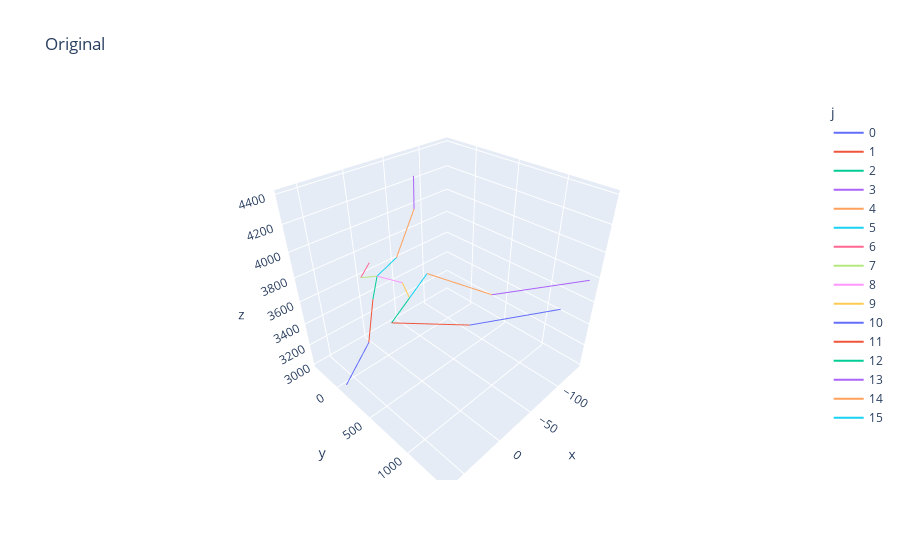

Notebook source saved alongside this figure:
### Code cell
import plotly.express as px
# df = px.data.iris()
# fig = px.scatter_3d(df, x='x', y='y', z='z')
fig = px.line_3d(df, x="x", y="y", z="z", color='j', title='Original')
fig.show()

### Figure 1 — Plotly figure (JSON) as saved in the notebook; plotly's stock layout.template omitted (floating-point values rounded to 4 significant figures)
{"data": [{"hovertemplate": "j=0<br>x=%{x}<br>y=%{y}<br>z=%{z}<extra></extra>", "legendgroup": "0", "line": {"color": "#636efa", "dash": "solid"}, "mode": "lines", "name": "0", "scene": "scene", "showlegend": true, "type": "scatter3d", "x": [-87.24, -15.4], "y": [1391.0, 957.8], "z": [3718.0, 3670.0]}, {"hovertemplate": "j=1<br>x=%{x}<br>y=%{y}<br>z=%{z}<extra></extra>", "legendgroup": "1", "line": {"color": "#EF553B", "dash": "solid"}, "mode": "lines", "name": "1", "scene": "scene", "showlegend": true, "type": "scatter3d", "x": [-15.4, 26.17], "y": [957.8, 404.7], "z": [3670.0, 3597.0]}, {"hovertemplate": "j=2<br>x=%{x}<br>y=%{y}<br>z=%{z}<extra></extra>", "legendgroup": "2", "line": {"color": "#00cc96", "dash": "solid"}, "mode": "lines", "name": "2", "scene": "scene", "showlegend": true, "type": "scatter3d", "x": [26.17, 1.676], "y": [404.7, 402.9], "z": [3597.0, 3713.0]}, {"hovertemplate": "j=3<br>x=%{x}<br>y=%{y}<br>z=%{z}<extra></extra>", "legendgroup": "3", "line": {"color": "#ab63fa", "dash": "solid"}, "mode": "lines", "name": "3", "scene": "scene", "showlegend": true, "type": "scatter3d", "x": [-137.4, -45.75], "y": [1388.0, 956.8], "z": [3780.0, 3801.0]}, {"hovertemplate": "j=4<br>x=%{x}<br>y=%{y}<br>z=%{z}<extra></extra>", "legendgroup": "4", "line": {"color": "#FFA15A", "dash": "solid"}, "mode": "lines", "name": "4", "scene": "scene", "showlegend": true, "type": "scatter3d", "x": [-45.75, -22.82], "y": [956.8, 401.2], "z": [3801.0, 3830.0]}, {"hovertemplate": "j=5<br>x=%{x}<br>y=%{y}<br>z=%{z}<extra></extra>", "legendgroup": "5", "line": {"color": "#19d3f3", "dash": "solid"}, "mode": "lines", "name": "5", "scene": "scene", "showlegend": true, "type": "scatter3d", "x": [-22.82, 1.676], "y": [401.2, 402.9], "z": [3830.0, 3713.0]}, {"hovertemplate": "j=6<br>x=%{x}<br>y=%{y}<br>z=%{z}<extra></extra>", "legendgroup": "6", "line": {"color": "#FF6692", "dash": "solid"}, "mode": "lines", "name": "6", "scene": "scene", "showlegend": true, "type": "scatter3d", "x": [-14.17, 11.99], "y": [-334.8, -164.1], "z": [3685.0, 3696.0]}, {"hovertemplate": "j=7<br>x=%{x}<br>y=%{y}<br>z=%{z}<extra></extra>", "legendgroup": "7", "line": {"color": "#B6E880", "dash": "solid"}, "mode": "lines", "name": "7", "scene": "scene", "showlegend": true, "type": "scatter3d", "x": [11.99, -1.891], "y": [-164.1, -78.71], "z": [3696.0, 3697.0]}, {"hovertemplate": "j=8<br>x=%{x}<br>y=%{y}<br>z=%{z}<extra></extra>", "legendgroup": "8", "line": {"color": "#FF97FF", "dash": "solid"}, "mode": "lines", "name": "8", "scene": "scene", "showlegend": true, "type": "scatter3d", "x": [-1.891, -11.79], "y": [-78.71, 176.3], "z": [3697.0, 3705.0]}, {"hovertemplate": "j=9<br>x=%{x}<br>y=%{y}<br>z=%{z}<extra></extra>", "legendgroup": "9", "line": {"color": "#FECB52", "dash": "solid"}, "mode": "lines", "name": "9", "scene": "scene", "showlegend": true, "type": "scatter3d", "x": [-11.79, 1.676], "y": [176.3, 402.9], "z": [3705.0, 3713.0]}, {"hovertemplate": "j=10<br>x=%{x}<br>y=%{y}<br>z=%{z}<extra></extra>", "legendgroup": "10", "line": {"color": "#636efa", "dash": "solid"}, "mode": "lines", "name": "10", "scene": "scene", "showlegend": true, "type": "scatter3d", "x": [65.51, 28.67], "y": [80.39, 53.33], "z": [3019.0, 3260.0]}, {"hovertemplate": "j=11<br>x=%{x}<br>y=%{y}<br>z=%{z}<extra></extra>", "legendgroup": "11", "line": {"color": "#EF553B", "dash": "solid"}, "mode": "lines", "name": "11", "scene": "scene", "showlegend": true, "type": "scatter3d", "x": [28.67, 12.31], "y": [53.33, -6.891], "z": [3260.0, 3570.0]}, {"hovertemplate": "j=12<br>x=%{x}<br>y=%{y}<br>z=%{z}<extra></extra>", "legendgroup": "12", "line": {"color": "#00cc96", "dash": "solid"}, "mode": "lines", "name": "12", "scene": "scene", "showlegend": true, "type": "scatter3d", "x": [12.31, -1.891], "y": [-6.891, -78.71], "z": [3570.0, 3697.0]}, {"hovertemplate": "j=13<br>x=%{x}<br>y=%{y}<br>z=%{z}<extra></extra>", "legendgroup": "13", "line": {"color": "#ab63fa", "dash": "solid"}, "mode": "lines", "name": "13", "scene": "scene", "showlegend": true, "type": "scatter3d", "x": [-48.12, -48.93], "y": [29.97, 9.391], "z": [4384.0, 4139.0]}, {"hovertemplate": "j=14<br>x=%{x}<br>y=%{y}<br>z=%{z}<extra></extra>", "legendgroup": "14", "line": {"color": "#FFA15A", "dash": "solid"}, "mode": "lines", "name": "14", "scene": "scene", "showlegend": true, "type": "scatter3d", "x": [-48.93, -21.94], "y": [9.391, 6.565], "z": [4139.0, 3824.0]}, {"hovertemplate": "j=15<br>x=%{x}<br>y=%{y}<br>z=%{z}<extra></extra>", "legendgroup": "15", "line": {"color": "#19d3f3", "dash": "solid"}, "mode": "lines", "name": "15", "scene": "scene", "showlegend": true, "type": "scatter3d", "x": [-21.94, -1.891], "y": [6.565, -78.71], "z": [3824.0, 3697.0]}], "layout": {"legend": {"title": {"text": "j"}, "tracegroupgap": 0}, "scene": {"domain": {"x": [0, 1], "y": [0, 1]}, "xaxis": {"title": {"text": "x"}}, "yaxis": {"title": {"text": "y"}}, "zaxis": {"title": {"text": "z"}}}, "title": {"text": "Original"}}}
